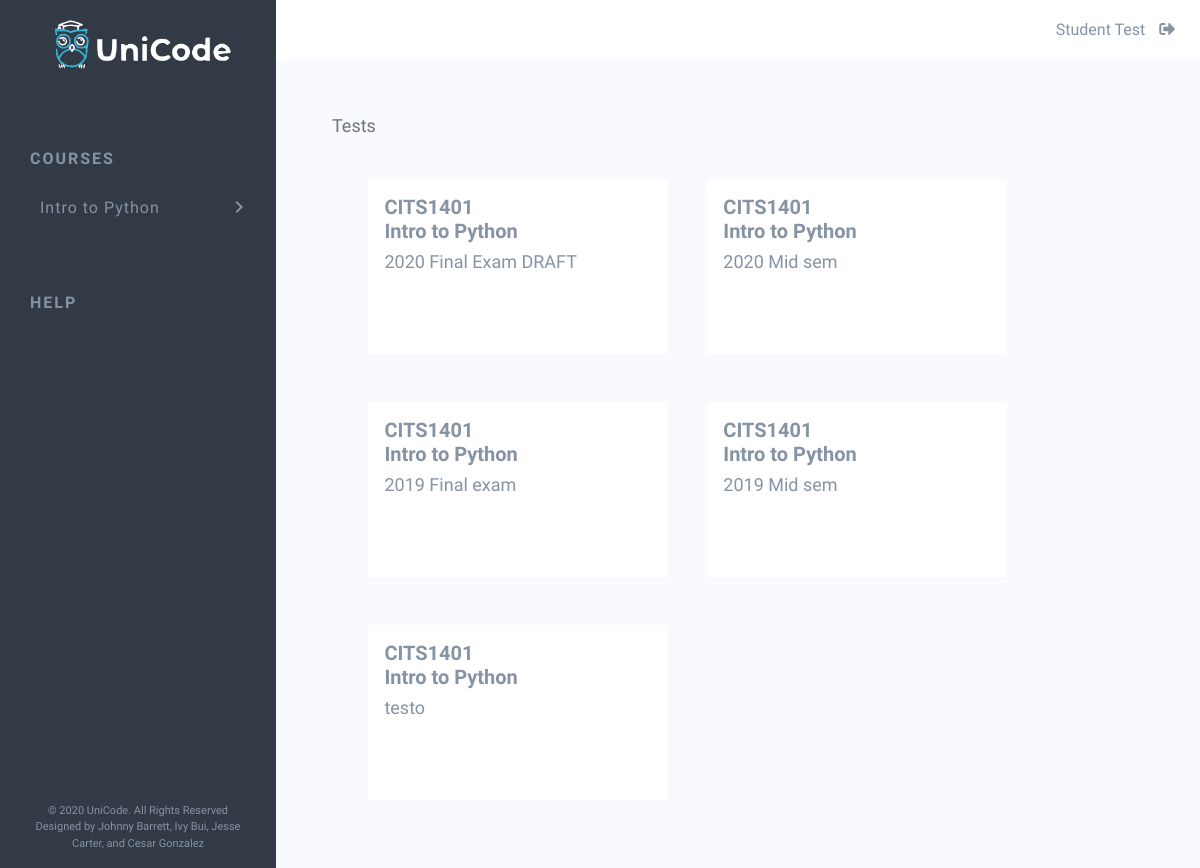
The page /course_view/2 (signed in) on the database as committed earlier.
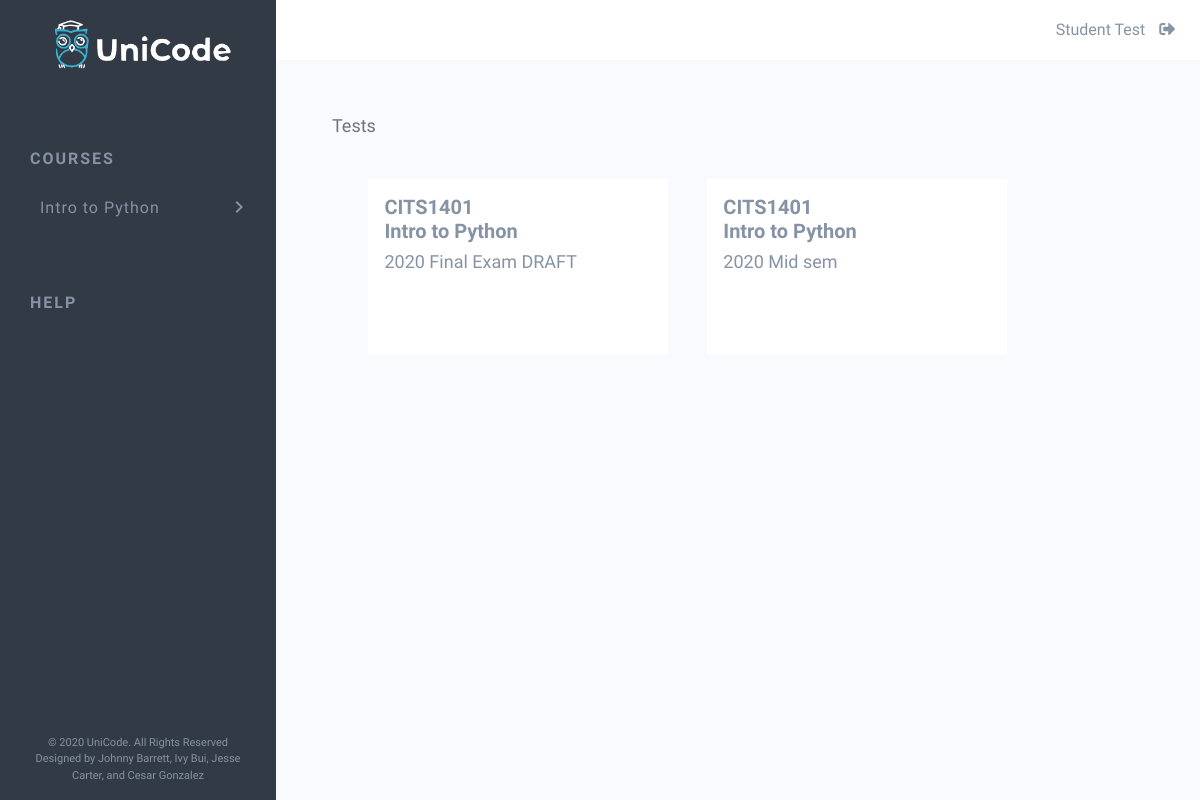
The same page on the database as committed later.
### app/models.py (models this page shows, shortened)
class Course(db.Model):
    __tablename__ = 'courses'
    id = db.Column(db.Integer, primary_key=True, nullable=False)
    name = db.Column(db.String(64))
    course_code = db.Column(db.String(32))
    tests = db.relationship('Test', backref='course', lazy=True)
    def __repr__(self):
        return f'<Course: {self.name}>'

class Test(db.Model):
    __tablename__ = 'tests'
    id = db.Column(db.Integer, primary_key=True, nullable=False)
    name = db.Column(db.String(64), nullable=False)
    course_id = db.Column(db.Integer, db.ForeignKey('courses.id'))
    questions = db.relationship('Question', backref='test', lazy=True)

### app/routes.py (the view)
@app.route('/course_view/<course_id>', methods=['GET'])
@login_required
def course_view(course_id):
    return UserController.course_view(course_id)

### app/controllers.py (called while the page is built)
    def course_view(course_id):
        course = Course.query.filter_by(id=course_id).first()
        tests = Test.query.filter_by(course_id=course_id)
        print(course)
        print(tests)
        form = NewTestForm()
        course_form = NewCourseForm()
        if current_user.is_admin:
            return render_template('admin-course.html', course_form=course_form, form=form, course=course, tests=tests)
        else:
            return render_template('student-course.html', course=course, tests=tests)

### app/models.py (called while the page is built)
@login.user_loader
def load_user(id):
    return User.query.get(int(id))

### app/templates/student-course.html
{% extends "base.html" %}
{% block content %}
<div class="row mx-2">
  <h1 class="page-heading">Tests</h1>
</div>
<div class="row all-tests mt-3">
  {% for test in tests %}
  <div class="test mb-5 p-3">
    <a id="test-link" href="{{ url_for('take_test', course_id=course.id, test_id=test.id) }}">
      <h2 class="unit-details">{{ course.course_code }}<br>{{ course.name }}</h2>
      <h3 class="test-name">{{ test.name }}</h3>
    </a>
  </div>
  {% endfor %}
</div>
{% endblock %}

### app/templates/base.html (shortened to what this page needs)
<!DOCTYPE html>
<html lang="en">
<head>
  <link href="https://stackpath.bootstrapcdn.com/bootstrap/4.4.1/css/bootstrap.min.css" rel="stylesheet">
  <link rel="stylesheet" href="https://use.fontawesome.com/releases/v5.2.0/css/all.css">
<link rel="stylesheet" href="{{ url_for('static', filename='css/style.css') }}">
</head>
<body>
  <div class="sidenav">
    <img id="logo-horiz" src="{{ url_for('static', filename='img/UniCode-colour-horiz.png') }}" alt="UniCode logo">
    <div class="nav-parent" style="margin-left:15px;">
      {% if current_user.is_admin %}
      <div class="row">
        <a href="{{ url_for('admin_portal') }}">Courses</a>
        <a id="new-course-icon" href="#">
          <i id="nav-indicator" class="fas fa-plus-circle"></i>
        </a>
      </div>
      {% else %}
      <div class="row">
        <a href="{{ url_for('student_portal') }}">Courses</a>
      </div>
      {% endif %}
    </div>
    {% if current_user.courses %}
    {% for course in current_user.courses %}
    <a class="nav-child" href="{{ url_for('course_view', course_id=course.id) }}">{{ course.name }}<span
        id="nav-indicator" class="material-icons">chevron_right</span></a>
    {% endfor %}
    {% endif %}
    <div class="nav-parent mt-4">Help</div>
    <div class="footer">
      <p>&copy; 2020 UniCode. All Rights Reserved <br>Designed by Johnny Barrett, Ivy Bui, Jesse Carter, and Cesar
        Gonzalez</p>
    </div>
  </div>
  <div class="topbar">
    <p id="username">{{ current_user.first_name }} {{ current_user.last_name }}
      <a id="logout-icon" href="{{ (url_for('logout')) }}" style="color: #8593A5;"><i
          class="fas fa-sign-out-alt"></i></a>
    </p>
  </div>
  <div class="content-container p-5">
    {% block content %} {% endblock %}
  </div>
</body>
</html>

Rows that differ between the two databases and show on the page:
removed Test: {{ course.course_code }} "CITS1401", {{ course.name }} "Intro to Python", name "2019 Final exam"
removed Test: {{ course.course_code }} "CITS1401", {{ course.name }} "Intro to Python", name "2019 Mid sem"
removed Test: {{ course.course_code }} "CITS1401", {{ course.name }} "Intro to Python", name "testo"
